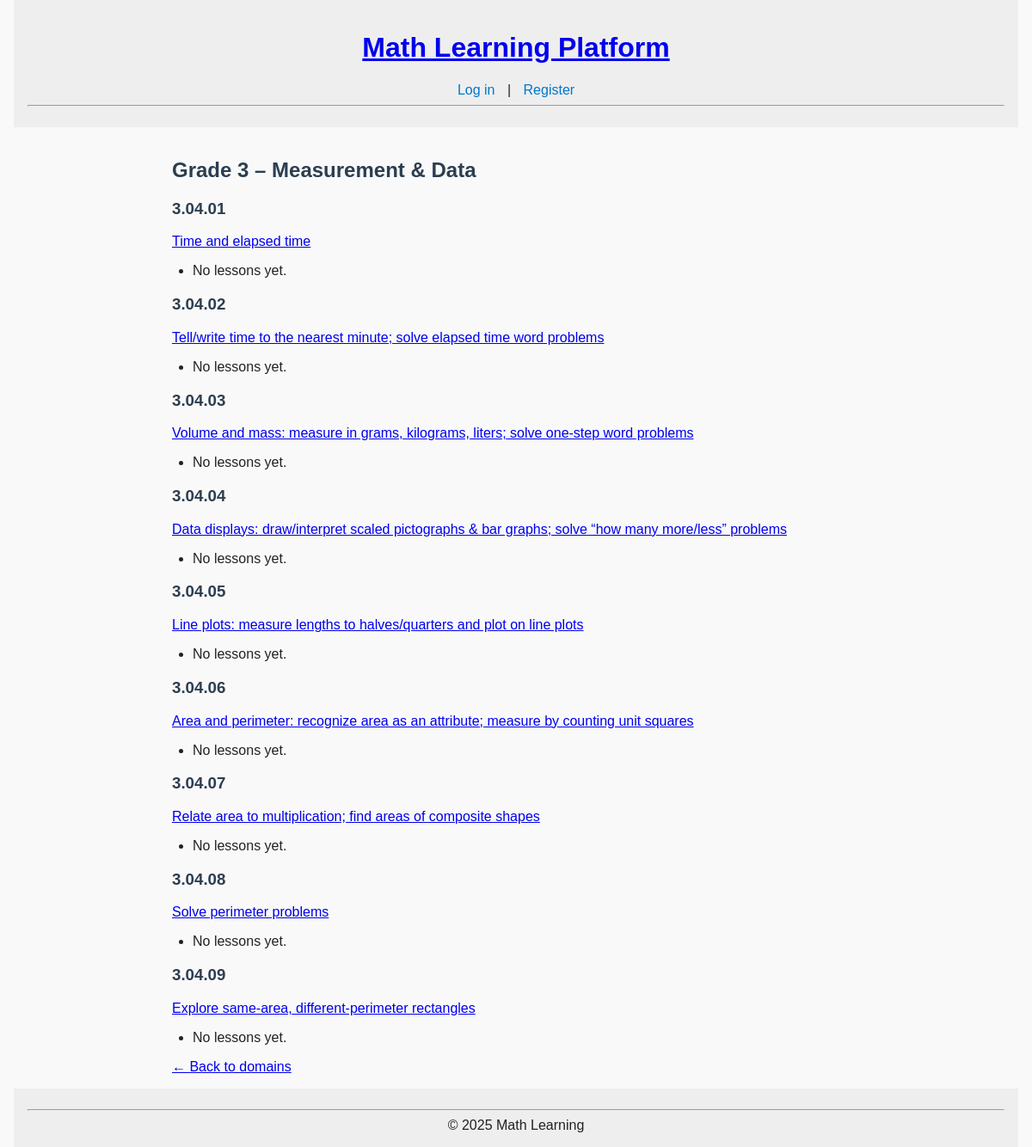
/curriculum/3/measurement-data/, run on an earlier commit of the app's database.
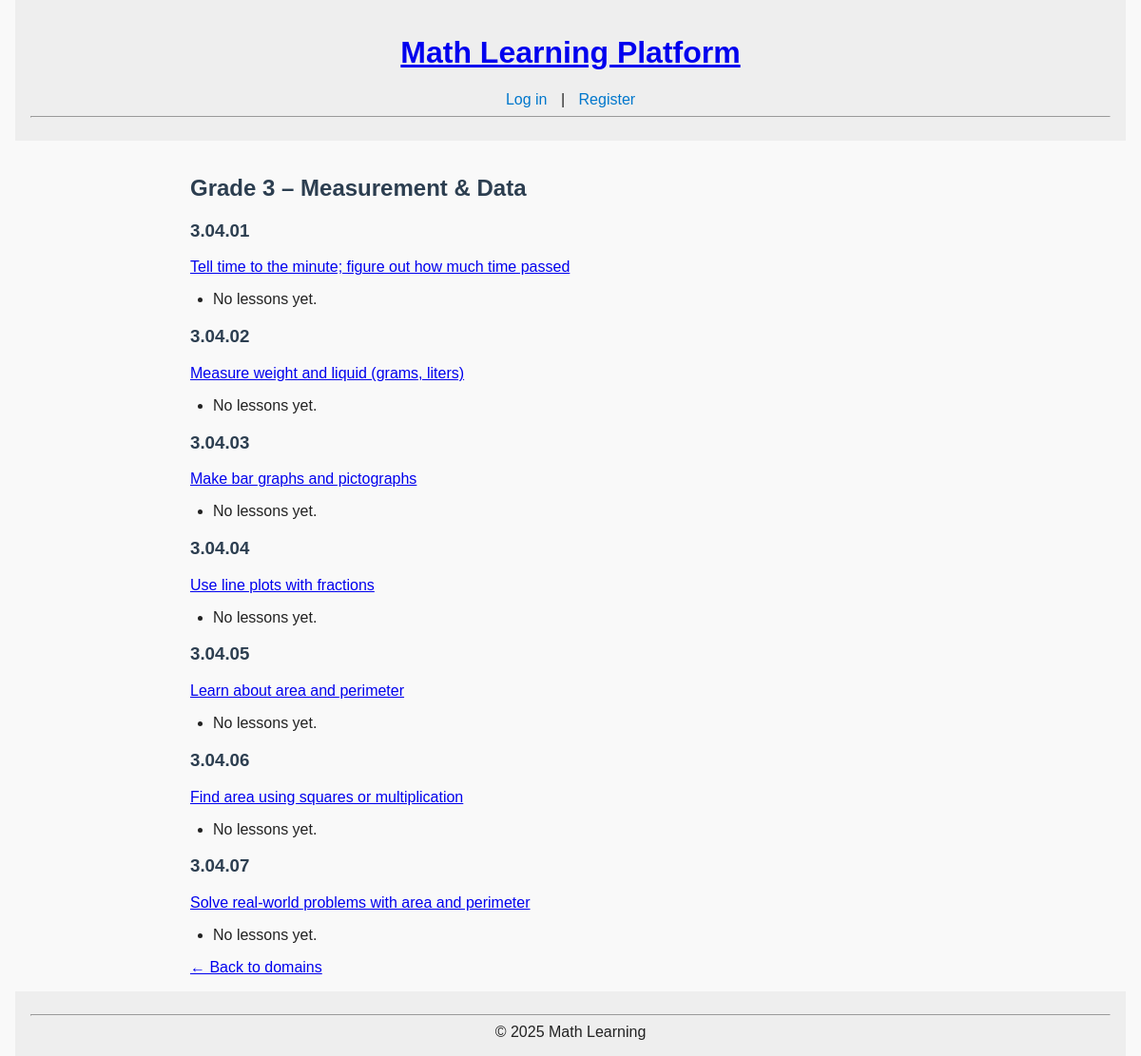
And on a later commit of the database.
### curriculum/models.py (models this page shows, shortened)
class Standard(models.Model):
    domain      = models.ForeignKey(Domain, on_delete=models.CASCADE, related_name="standards")
    code        = models.CharField(max_length=20, unique=True)
    description = models.TextField()

### curriculum/views.py (the view)
# urls.py: path("<int:grade_level>/<slug:domain_slug>/", StandardListView.as_view(), name="standard_list"),
class StandardListView(ListView):
    template_name = "curriculum/standard_list.html"
    context_object_name = "standards"
    def get_queryset(self):
        self.domain = get_object_or_404(
            Domain,
            grade__level=self.kwargs["grade_level"],
            slug=self.kwargs["domain_slug"],
        )
        return self.domain.standards.all()
    def get_context_data(self, **kwargs):
        ctx = super().get_context_data(**kwargs)
        ctx["domain"] = self.domain
        ctx["grade"] = self.domain.grade
        return ctx

### curriculum/models.py (called while the page is built)
    def __str__(self):
        special_names = {
            9: "SHSAT",
            10: "SAT",
        }
        return special_names.get(self.level, f"Grade {self.level}")

    def __str__(self):
        return f"{self.grade} – {self.name}"

### curriculum/templates/curriculum/standard_list.html (shortened to what this page needs)
{% extends "base.html" %}
{% block content %}
<h2>{{ domain }}</h2>
{% for s in standards %}
  <h3>{{ s.code }}</h3>
  <p>
    <a href="{% url 'curriculum:standard_detail' domain.grade.level domain.slug s.id %}">
      {{ s.description }}
    </a>
  </p>
  <ul>
    {% for lesson in s.lessons.all %}
      <li>
        <a href="{% url 'curriculum:lesson_detail' domain.grade.level domain.slug lesson.pk %}">
          {{ lesson.title }}
        </a>
      </li>
    {% empty %}
      <li>No lessons yet.</li>
    {% endfor %}
  </ul>
{% endfor %}
<a href="{% url 'grade_detail' grade.level %}">← Back to domains</a>
{% endblock %}

What changed in the data, as far as the page shows it:
no longer on this page (row edited): Standard: code "3.04.05", description "Line plots: measure lengths to halves/quarters and plot on line plots"
no longer on this page (row edited): Standard: code "3.04.06", description "Area and perimeter: recognize area as an attribute; measure by counting unit squares"
no longer on this page (row edited): Standard: code "3.04.07", description "Relate area to multiplication; find areas of composite shapes"
no longer on this page (row edited): Standard: code "3.04.08", description "Solve perimeter problems"
no longer on this page (row edited): Standard: code "3.04.09", description "Explore same-area, different-perimeter rectangles"
now on this page (row edited): Standard: code "3.04.01", description "Tell time to the minute; figure out how much time passed"
now on this page (row edited): Standard: code "3.04.02", description "Measure weight and liquid (grams, liters)"
now on this page (row edited): Standard: code "3.04.03", description "Make bar graphs and pictographs"
changed Standard: code "3.04.01" → "3.04.04"; description "Time and elapsed time" → "Use line plots with fractions"
changed Standard: code "3.04.02" → "3.04.05"; description "Tell/write time to the nearest minute; solve elapsed time word problems" → "Learn about area and perimeter"
changed Standard: code "3.04.03" → "3.04.06"; description "Volume and mass: measure in grams, kilograms, liters; solve one-step word problems" → "Find area using squares or multiplication"
changed Standard: code "3.04.04" → "3.04.07"; description "Data displays: draw/interpret scaled pictographs & bar graphs; solve “how many more/less” problems" → "Solve real-world problems with area and perimeter"
